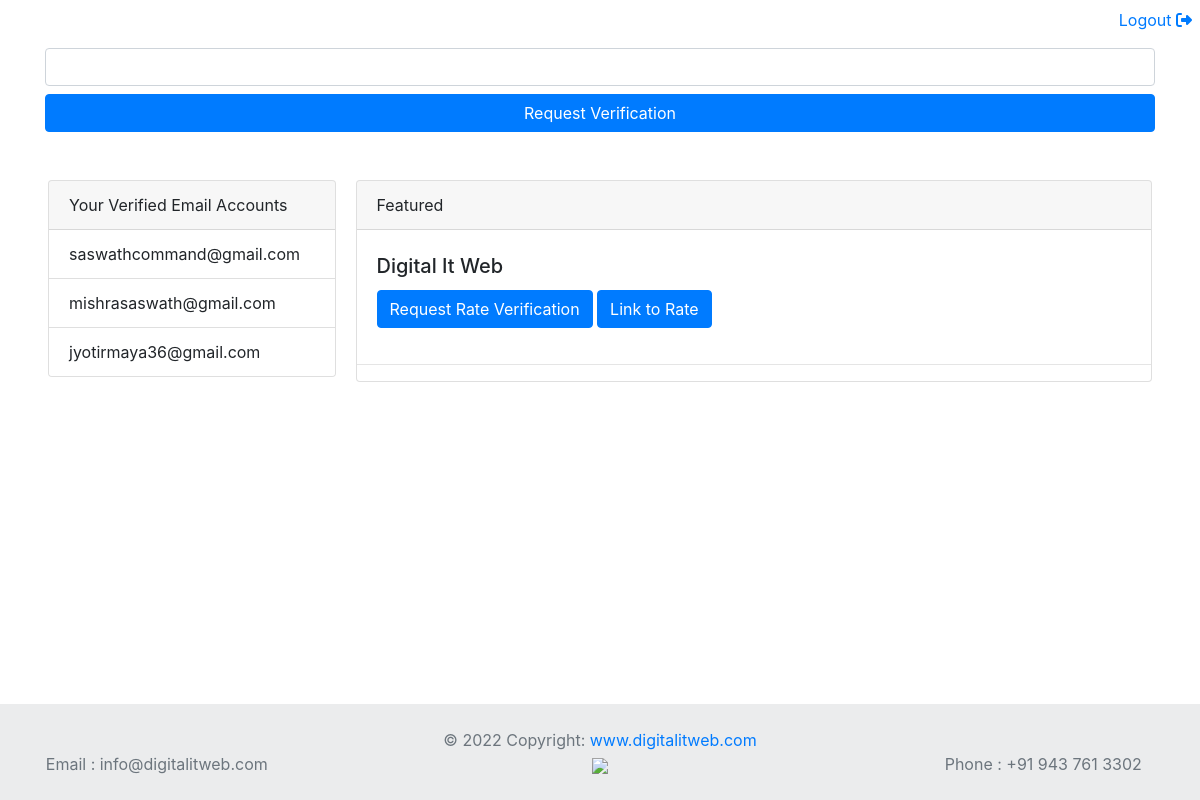
/dashboard (signed in), run on an earlier commit of the app's database.
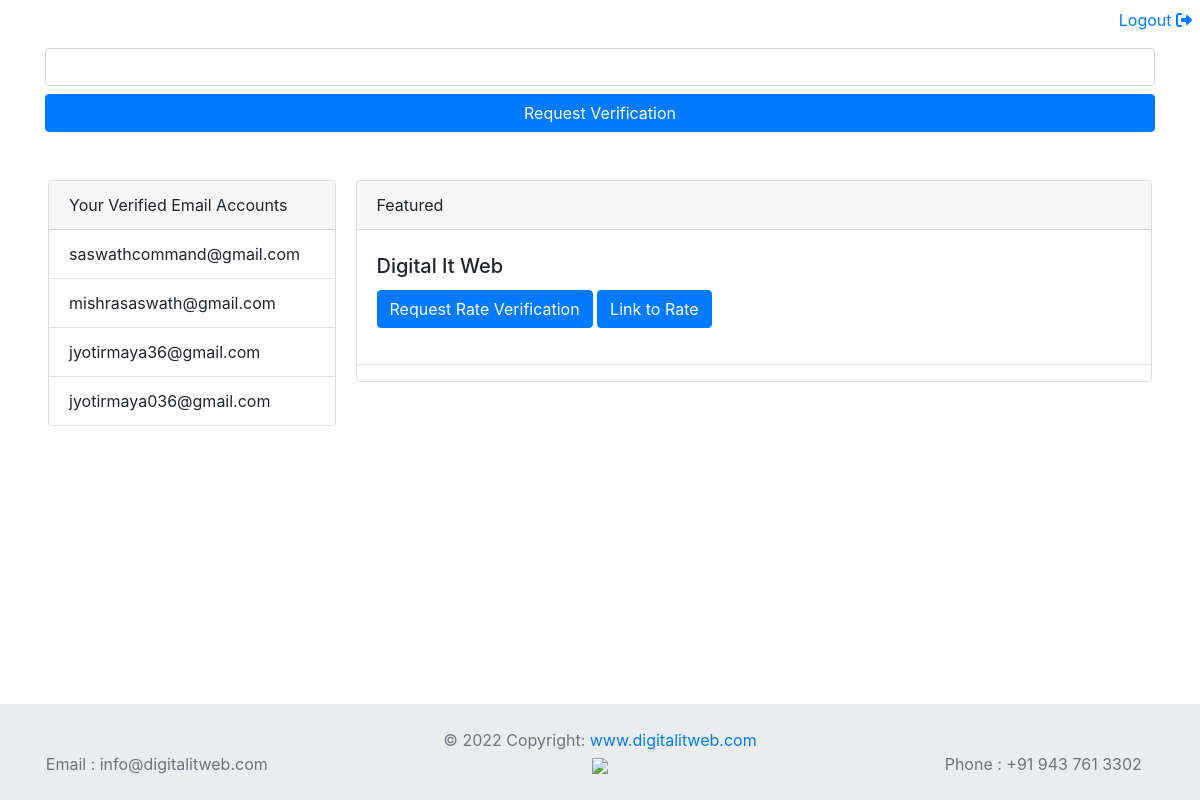
And on a later commit of the database.
### app/models.py (models this page shows, shortened)
class EmailAccounts(models.Model):
    id = models.AutoField(primary_key=True)
    email_id = models.CharField(max_length=255)
    first_name = models.CharField(max_length=255,null=True,blank=True)
    last_name = models.CharField(max_length=255,null=True,blank=True)
    otp = models.CharField(max_length=100)
    status = models.BooleanField(default=False)
    user = models.ForeignKey(RegUser,on_delete=models.CASCADE)

class Business(models.Model):
    id = models.AutoField(primary_key=True)
    name = models.CharField(max_length=255)
    data_id = models.CharField(max_length=255,null=True,blank=True)
    location_rule = models.CharField(max_length=255)
    url = models.CharField(max_length=1000)

### app/views.py (the view)
# urls.py: path('dashboard',views.dashboard,name='dashboard'),
def dashboard(request):
    regUser = get_user(request.user.username)
    email_accounts = EmailAccounts.objects.filter(user=regUser,status=True)
    business = Business.objects.all()
    return render(request,"dashboard.html",{"email_accounts":email_accounts,"businesses":business})

### app/views.py (called while the page is built)
def get_user(email):
    regUser = RegUser.objects.get(username=email)
    return regUser

### app/templates/dashboard.html (shortened to what this page needs)
<!DOCTYPE html>
<html lang="en">
<head>
    <link rel="stylesheet" href="https://cdnjs.cloudflare.com/ajax/libs/twitter-bootstrap/4.1.3/css/bootstrap.min.css">
</head>
<div class="wrapper">
    <div class="container mt-5">
        <div class="row">
            <div class="col-12">
                <input type="email" id="email" class="form-control">
            </div>
        </div>
        <div class="row mt-2">
            <div class="col-12">
                <button id="request-verification"  class="btn btn-primary w-100">Request Verification</button>
            </div>
        </div>
    </div>
    <div class="row">
        <div class="col-md-3">
            <div class="card m-5" style="width: 18rem;">
        <div class="card-header">
            Your Verified Email Accounts
        </div>
      <ul class="list-group list-group-flush">
          {% for email_account in email_accounts %}
            <li class="list-group-item">{{email_account.email_id}}</li>
          {% endfor %}
      </ul>
    </div>
            </div>
        <div class="col-md-9">
            <div class="card m-5">
          <div class="card-header">
            Featured
          </div>
                {% for business in businesses %}
                  <div class="card-body mt-1">
                    <h5 class="card-title">{{business.name}}</h5>
                    <button data-business="{{business.id}}" class="btn btn-primary rate">Request Rate Verification</button>
                    <a href="{{business.url}}" target="_blank" class="btn btn-primary">Link to Rate</a>
                  </div>
                <hr>
                {% endfor %}
        </div>
            </div>
    </div>
{% include 'footer.html' %}
<a href="{% url 'logout' %}" style="position:absolute;top:0;right:0;margin:0.5rem"> Logout <i class="fa-solid fa-right-from-bracket" style="font-size:0.rem"></i></a>
</body>
</html>

### app/templates/footer.html (shortened to what this page needs)
<div class="text-center text-lg-start bg-light text-muted foot">
  <div class="text-center p-4" style="background-color: rgba(0, 0, 0, 0.05);">
    © 2022 Copyright:
    <a class="text-reset fw-bold" href="https://www.digitalitweb.com/">www.digitalitweb.com</a>
      <div class="row">
        <div class="col-md-3">
            Email : info@digitalitweb.com
        </div>
          <div class="col-md-6">
            <img src="https://digitalitweb.com/wp-content/uploads/2021/08/diw-e1642399370367.png" class="img-fluid" >
        </div>
          <div class="col-md-3">
            Phone : +91 943 761 3302
        </div>
      </div>
  </div>
</div>
</div>

### app/templates/dashboard.html (style rules this page uses)
.foot { position: absolute; bottom: 0; width: 100%; }

### app/templates/footer.html (style rules this page uses)
.foot { position: absolute; bottom: 0; width: 100%; }

What changed in the data, as far as the page shows it:
added EmailAccounts: email_id "jyotirmaya036@gmail.com"
